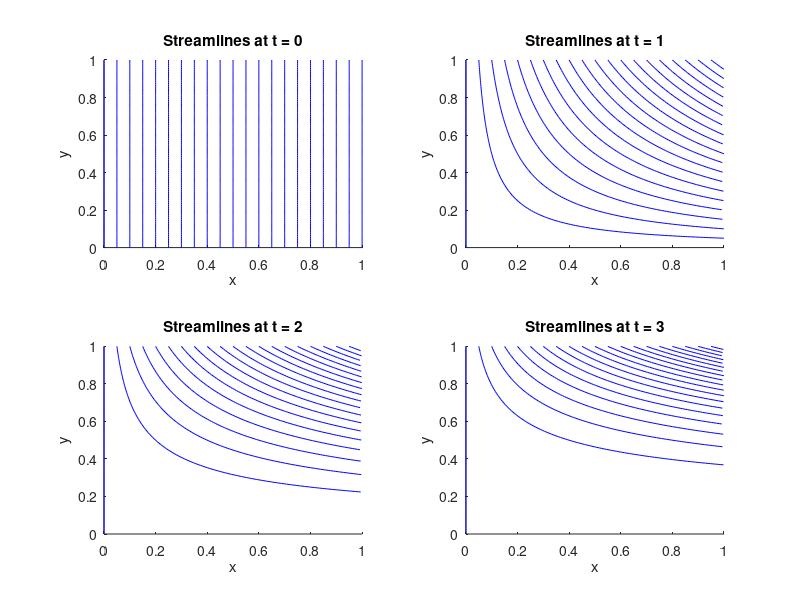

The MATLAB script that drew this image: (Note: this script raises an error after producing the figure.)
clear all; close all; clc;

index = 0;
runtime = 3;
for t = 0:runtime/3:runtime
    index = index+1;
    [x,y] = meshgrid(0:0.1:1,0:0.1:1);
    % Velocity Profile
    u = x*t;
    v = -y;
    % Streamlines: dx/u = dy/v
    figure(1)
    subplot(2,2,index)
    % quiver(x,y,u,v)
    title(['Streamlines at t = ', num2str(t)])
    xlabel('x'), ylabel('y'), axis([0 1 0 1])
    startx = 0:0.05:1;
    starty = ones(size(startx));
    streamline(x,y,u,v,startx,starty)
end

% Extract Pathline Data for range of T_start
figure(2)
[P0x, P0y] = pathline(0,runtime);
P0 = plot(P0x, P0y,'k'); hold on
[P1x, P1y] = pathline(1,runtime);
P1 = plot(P1x, P1y,'b'); hold on
[P2x, P2y] = pathline(2,runtime);
P2 = plot(P2x, P2y,'g'); hold on
[P3x, P3y] = pathline(3,runtime);
P3 = plot(P3x, P3y,'r'); hold on

% Plot Streakline
xx = [P0x(61),P1x(41),P2x(21),P3x(1)];
xxD = double(xx);
yy = [P0y(61),P1y(41),P2y(21),P3y(1)];
yyD = double(yy);
z = 0:1:50;
p = interp1(xxD,yyD,z,'makima');
Strk = plot(z,p,'--m'); hold on
plot(P0x(61), P0y(61),'*k', P1x(41), P1y(41), '*b', P2x(21), P2y(21), '*g', P3x(1), P3y(1), '*r')
title('Streamlines and Streakline'), xlabel('x'), ylabel('y'), axis([0.5 46 0 0.5])
legend([P0, P1, P2, P3, Strk],{'t=0 Pathline','t=1 Pathline','t=2 Pathline','t=3 Pathline','Streakline'})

function [X,Y] = pathline(T_start,runtime)
    % Pathline: dx/dt = u, dy/dt = v
    timestep = T_start:0.05:T_start+runtime;
    syms x(t) y(t)
    ode1 = diff(x) == x*t;
    ode2 = diff(y) == -y;
    odes = [ode1; ode2];
    cond1 = x(T_start) == 0.5;
    cond2 = y(T_start) == 0.5;
    conds = [cond1; cond2];
    % Pathline Equation
    [xSol(t), ySol(t)] = dsolve(odes,conds);
    X = subs(xSol(t), t, timestep);
    Y = subs(ySol(t), t, timestep);
end
